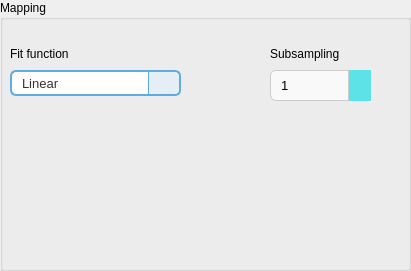
         <widget class="QGroupBox" name="groupBox_7">
          <property name="geometry">
           <rect>
            <x>790</x>
            <y>490</y>
            <width>411</width>
            <height>271</height>
           </rect>
          </property>
          <property name="title">
           <string>Mapping</string>
          </property>
          <widget class="QSpinBox" name="sampling_spinBox">
           <property name="geometry">
            <rect>
             <x>270</x>
             <y>70</y>
             <width>101</width>
             <height>31</height>
            </rect>
           </property>
           <property name="styleSheet">
            <string notr="true">/* Base look */
QAbstractSpinBox {
    border: 1px solid #ccc;
    border-radius: 6px;
    background: #f9f9f9;
    padding: 4px 28px 4px 8px;   /* room on the right for buttons */
    font-size: 13px;
    selection-background-color: #4CAF50;
    selection-color: white;
}

/* Up/Down button geometry */
QAbstractSpinBox::up-button,
QAbstractSpinBox::down-button {
    subcontrol-origin: border;
    width: 22px;                 /* make sure they’re visible */
    border-left: 1px solid #ccc;
    background: #5DE2E7;
}

/* Split top/bottom */
QAbstractSpinBox::up-button {
    subcontrol-position: top right;
    border-top-right-radius: 6px;
    height: 50%;
}
QAbstractSpinBox::down-button {
    subcontrol-position: bottom right;
    border-bottom-right-radius: 6px;
    height: 50%;
}

/* Hover */
QAbstractSpinBox::up-button:hover,
QAbstractSpinBox::down-button:hover {
    background: #dcdcdc;
}

/* Keep the arrows (use Qt’s built‑ins) */
QAbstractSpinBox::up-arrow {
    image: url(:/qt-project.org/styles/commonstyle/images/arrowup.png);
    width: 10px; height: 10px;
}
QAbstractSpinBox::up-arrow:disabled {
    image: url(:/qt-project.org/styles/commonstyle/images/arrowup_disabled.png);
}
QAbstractSpinBox::down-arrow {
    image: url(:/qt-project.org/styles/commonstyle/images/arrowdown.png);
    width: 10px; height: 10px;
}
QAbstractSpinBox::down-arrow:disabled {
    image: url(:/qt-project.org/styles/commonstyle/images/arrowdown_disabled.png);
}
</string>
           </property>
           <property name="minimum">
            <number>1</number>
           </property>
           <property name="maximum">
            <number>50</number>
           </property>
          </widget>
          <widget class="QLabel" name="label_26">
           <property name="geometry">
            <rect>
             <x>270</x>
             <y>40</y>
             <width>111</width>
             <height>27</height>
            </rect>
           </property>
           <property name="font">
            <font>
             <pointsize>9</pointsize>
            </font>
           </property>
           <property name="text">
            <string>Subsampling</string>
           </property>
          </widget>
          <widget class="QComboBox" name="fitFunctionComboBox">
           <property name="geometry">
            <rect>
             <x>10</x>
             <y>70</y>
             <width>171</width>
             <height>26</height>
            </rect>
           </property>
           <property name="styleSheet">
            <string notr="true">/* Main ComboBox Style */
QComboBox {
    border: 2px solid #5dade2;   /* Matches your QLineEdit border */
    border-radius: 6px;          /* Matches your button corners */
    padding: 5px 10px;
    background-color: #ffffff;   /* Clean white background */
    color: #333333;              /* Dark text for contrast */
    font-size: 13px;             /* Consistent font size */
    min-width: 6em;
}

/* Hover Effect */
QComboBox:hover {
    border-color: #4A90E2;       /* Bright blue from your buttons */
}

/* Dropdown Button Area */
QComboBox::drop-down {
    subcontrol-origin: padding;
    subcontrol-position: top right;
    width: 30px;
    
    /* Create a distinct box for the arrow */
    border-left-width: 1px;
    border-left-color: #5dade2;
    border-left-style: solid; 
    border-top-right-radius: 6px;
    border-bottom-right-radius: 6px;
    
    background: #e6eef5;         /* Light blue background (matches your Tabs) */
}

/* Hover Effect on Dropdown Button */
QComboBox::drop-down:hover {
    background: #d0d9e6;
}

/* The Arrow Icon */
/* We use the standard Qt arrow you used in your SpinBox styling */
/* QComboBox::down-arrow {
    image: url(:/qt-project.org/styles/commonstyle/images/arrowdown.png);
    width: 12px;
    height: 12px;
}*/

/* The Popup List (Dropdown Menu) */
QComboBox QAbstractItemView {
    border: 2px solid #5dade2;   /* Consistent border */
    background-color: #ffffff;   /* White background */
    selection-background-color: #4A90E2; /* Blue selection matches buttons */
    selection-color: white;      /* White text on selection */
    outline: 0px;                /* Remove dotted line on focus */
    border-radius: 0px 0px 6px 6px;
}</string>
           </property>
           <item>
            <property name="text">
             <string>Linear</string>
            </property>
           </item>
           <item>
            <property name="text">
             <string>Sigmoid</string>
            </property>
           </item>
          </widget>
          <widget class="QLabel" name="label_29">
           <property name="geometry">
            <rect>
             <x>10</x>
             <y>40</y>
             <width>181</width>
             <height>27</height>
            </rect>
           </property>
           <property name="font">
            <font>
             <pointsize>9</pointsize>
            </font>
           </property>
           <property name="text">
            <string>Fit function </string>
           </property>
          </widget>
         </widget>
